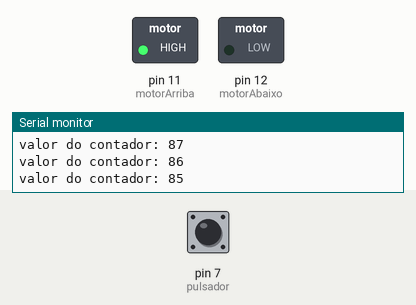
The sketch below on a simulated Arduino Uno, built with avr-gcc and run on an emulated ATmega328P. Parts: switched loads named in the sketch (green lamp = pin HIGH), the last lines printed to the serial monitor. The test bench sets the inputs (shaded band); at power-on: pin 7 (pulsador) LOW.

Above: at 1.2 s.
1.3 s: pin 7 (pulsador) pulled HIGH for 0.15 s
At 2.0 s:
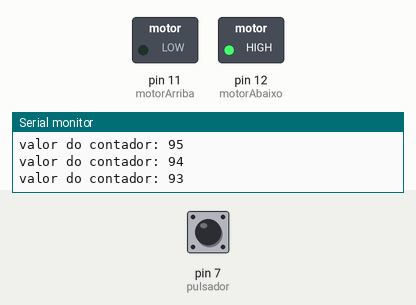
2.9 s: pin 7 (pulsador) pulled HIGH for 1 s
At 4.5 s:
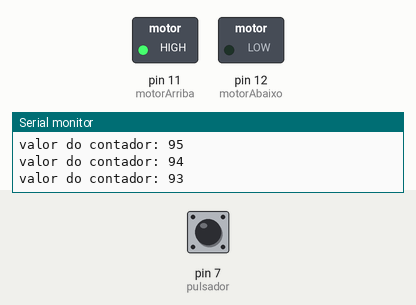
6.9 s: pin 7 (pulsador) pulled HIGH for 3.2 s
At 19.0 s:
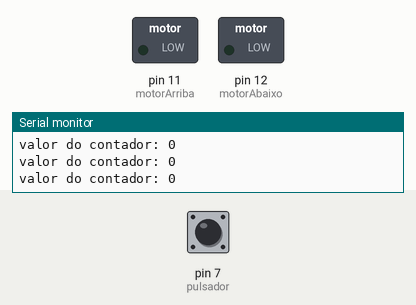
Timing chart, 0 to 19.3 s (numbered marks = the images above; inputs shaded):
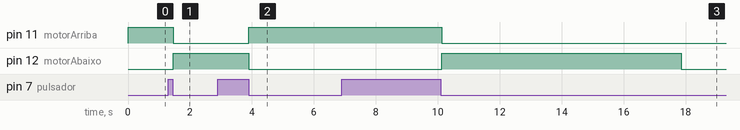

The sketch:

Xanela_de_carro_1_2025.ino
```cpp
/*xanela do coche automatizada
Programa para simular o funcionamento dunha ventana dun automovil,
da maneira  simplificada. O pulsador acciona o motor de subida o ser premido.
Unha  segunda pulsación fai que se accione o motor de baixada.
O percorrido do  motor dura 7 segundos.

Entradas: Pulsador dixital
Saídas: 2 relés dixitais

Autor: Nicolás Sanlés Álvarez
Data: Abri 2025
*/

#define motorArriba 11
#define motorAbaixo 12
#define pulsador     7

bool estado = 0;
int contador = 100; // Contador para os impulsos ao motor

void setup() {
  pinMode(motorArriba, OUTPUT);
  pinMode(motorAbaixo, OUTPUT);
  pinMode(pulsador, INPUT);

  Serial.begin(9600);
  int estado;

  Serial.println(estado);
}

void loop() {
  // Lectura do pulsador
  if(digitalRead(pulsador)) {
    estado = !estado;
    contador = 100;
    while(digitalRead(pulsador)) {
      delay(20);
    }
  }
  // Fin da lectura do pulador

  Serial.print("valor do contador: ");
  Serial.println(contador);

  // Accionamiento dos motores
  if(contador > 0) {
    if(estado == 0) {
      digitalWrite(motorArriba, HIGH);
      digitalWrite(motorAbaixo, LOW);
      delay(70);
      contador--;
    }
    else {
      digitalWrite(motorArriba, LOW);
      digitalWrite(motorAbaixo, HIGH);
      delay(70);
      contador--;
    }
  }
  else {             // Se non está o motor accionado, lee botón 10 veces/s
    delay(100);
  }
  // Fin de accionamentos dos motores
  delay(7);
  if (contador ==0) {
    digitalWrite(motorArriba, LOW);
    digitalWrite(motorAbaixo, LOW);
  }
}
```

Measured:
- after the input at 1.3 s, pin 11 (motorArriba): HIGH → LOW after 0.15 s; pin 12 (motorAbaixo): LOW → HIGH after 0.15 s
- after the input at 2.9 s, pin 11 (motorArriba): LOW → HIGH after 1.0 s; pin 12 (motorAbaixo): HIGH → LOW after 1.0 s
- after the input at 6.9 s, pin 11 (motorArriba): HIGH → LOW after 3.2 s instead of 4.7 s; pin 12 (motorAbaixo): LOW → HIGH after 3.2 s, → LOW 7.7 s later
